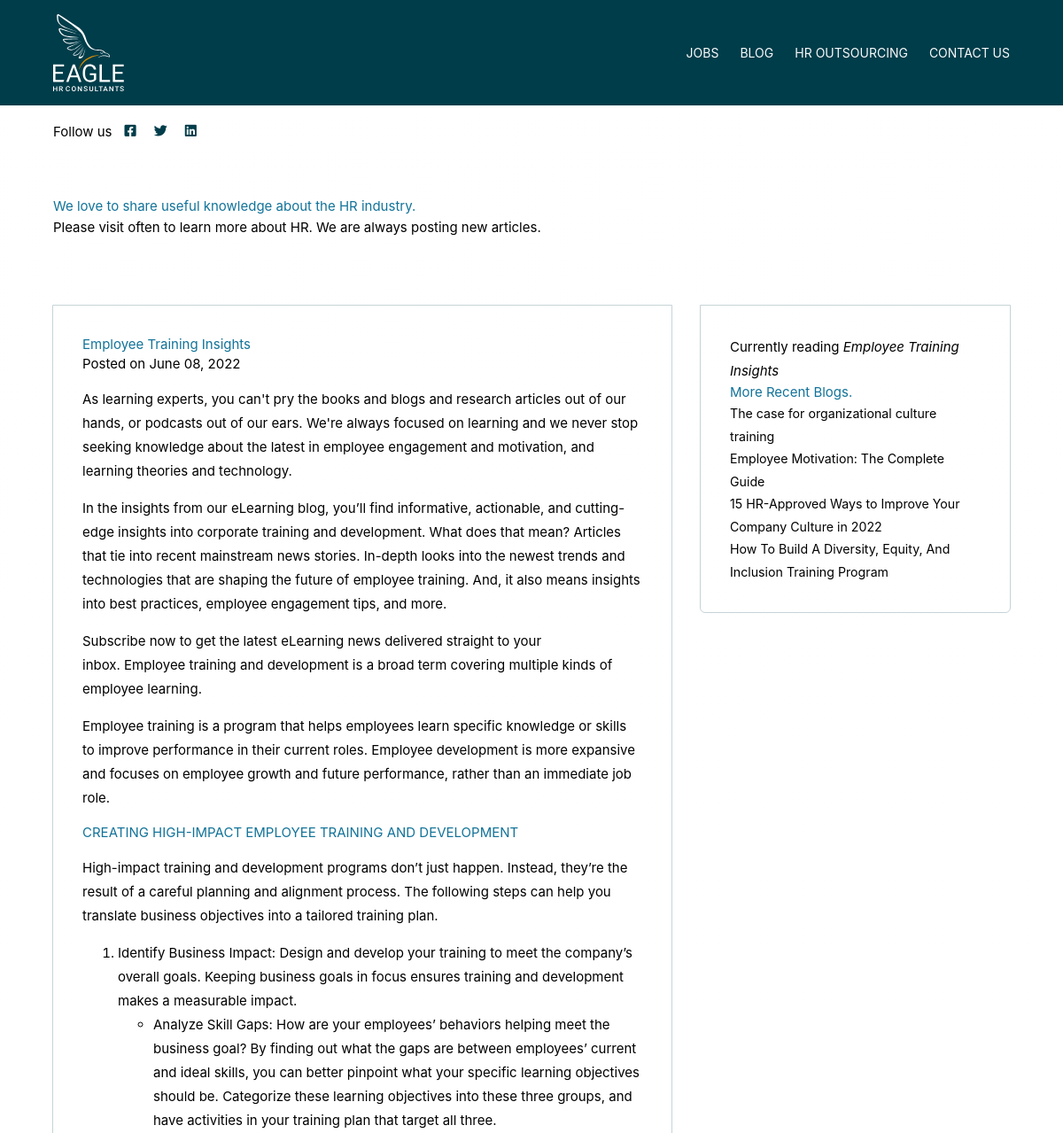
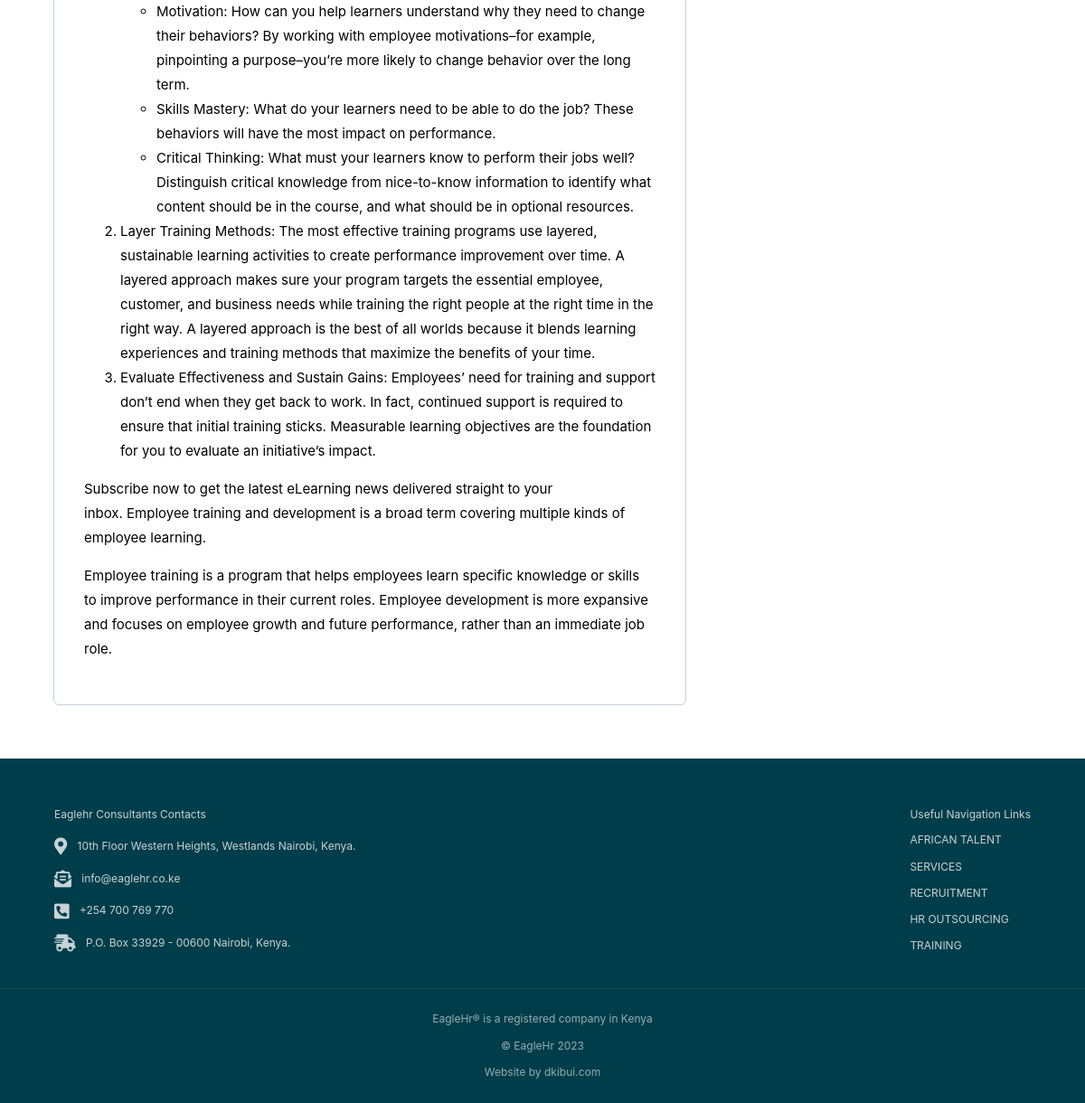
Screenshot of /blog/employee-training-insights with the database file from the repository (2 pictures, top to bottom).
### blogs/models.py (models this page shows, shortened)
class Blogs(models.Model):
    category = models.ForeignKey(Category, on_delete=models.CASCADE)
    title = models.CharField(max_length=255)
    content = RichTextField()
    slug = models.SlugField(max_length=255, unique=True)
    date_created = models.DateTimeField(auto_now_add=True)
    updated_on = models.DateTimeField(auto_now=True)
    author = models.ForeignKey(User, default=0, on_delete=models.CASCADE)
    active = models.BooleanField(
        default=False,
        help_text="Select to publish this blog article. De-select to hide this blog article from displayed articles.",
    )
    objects = models.Manager()
    active_blog = ActiveBlogManager()
    class Meta:
        ordering = ["-date_created", "author"]
        verbose_name_plural = "Blogs"

### blogs/views.py (the view)
# urls.py: path("<slug:slug>", views.blog_detail, name="blog_detail"),
def blog_detail(request, slug):
    context = {}
    blogs = Blogs.active_blog.all()
    if blogs.count:
        context["blogs"] = blogs
        try:
            blog = Blogs.objects.get(slug=slug)
            others = blogs.exclude(slug=slug)
            context["object"] = blog
            context["others"] = others
        except:
            messages.error(request, f"{request.path} does not exist")
            return redirect("blogs:index")
        return render(request, "blogs/blog-detail.html", context)
    else:
        return redirect("webapp:index")

### blogs/models.py (called while the page is built)
    def get_queryset(self):
        return super().get_queryset().filter(active=1)

### templates/blogs/blog-detail.html (shortened to what this page needs)
{% extends "sitewide/base.html" %}
{% block content %}
<section class="width big-margin-top">
  <h1>We love to share useful knowledge about the HR industry.</h1>
  <p>
      Please visit often to learn more about HR. We are always posting new articles.
  </p>
</section>
<div class="post-container">
  <article class="width main-aside-wrapper">
    <div data-id="{{object.id}}" class="main">
      <h1>{{object.title | safe | title }}</h1>
      <div class="object-detail-date">Posted on <span>{{ object.date_created | date:"F d, Y" }}</span></div>
      <div class="margin-top body-text">
        <div class="body-p">{{ object.content | safe }}</div>
      </div>
    </div>
    <aside class="aside">
      <p>Currently reading <em>{{object.title | safe | title }}</em></p>
      <h2>More Recent Blogs.</h2>
      {% for item in others %}
          <a href="/blog/{{ item.slug }}"><p>{{item.title}}</p></a>
      {% endfor %}
    </aside>
  </div>
</div>
{% endblock content %}

### static/css/styles.css (style rules this page uses)
:root { --primary: #003d4a; --muted-primary: #c6d3d7; --muted-primary2: #003e4d0f; --dark: #1e2329; --danger: #e41818; --success: #27ce63; --notification: #678d8e; --secondary: #db8c00; --third: #11966e; --fourth: #127399; --five: #f5e2c4; --white: #fff; --links: #262626; --margin-top: 4rem; }
* { box-sizing: border-box; margin: 0; }
html, body { height: 100%; font-family: -apple-system, BlinkMacSystemFont, "Segoe UI", Roboto, Oxygen, Ubuntu, Cantarell, "Open Sans", "Helvetica Neue", sans-serif; -webkit-font-smoothing: antialiased; -moz-osx-font-smoothing: grayscale; background: linear-gradient(180deg, rgba(255, 252, 252, 0.026) 0%, rgba(255, 255, 255, 0.021) 51%); color: #000; font-size: 15px; }
.big-margin-top { margin-top: var(--margin-top) !important; }
a { text-decoration: none; color: var(--secondary); }
h1, h2, h3, h4 { line-height: 1.375; color: var(--fourth); }
p, li { line-height: 1.8; }
h1 { font-size: 1.5125rem; }
h2 { font-size: 1.3125rem; }
.width { width: 90%; max-width: 1100px; margin: auto; }
.main-aside-wrapper { margin-top: 3.2rem; display: grid; grid-template-columns: 1fr; row-gap: 2.2rem; }
.main p, .main ul, .main ol, .main li, .blog p, .main h3 { margin: revert; padding: revert; list-style: revert; }
.aside a { font-size: 14.2px; }
@media (min-width: 848px) { h1, h2, h3 { line-height: 1.4475; margin-top: 8px; margin-bottom: 12px; } }
@media (min-width: 848px) { h1 { font-size: 1.6125rem; } }
@media (min-width: 848px) { .main-aside-wrapper { margin-top: 5rem; grid-template-columns: 2fr 1fr; column-gap: 2.2rem; } }
@media (min-width: 848px) { .main, .aside { outline: 1px solid var(--muted-primary); padding: 2.2rem; border-radius: 5px; border-top-left-radius: 0; border-top-right-radius: 0; } }
@media (min-width: 848px) { .aside { position: -webkit-sticky; position: sticky; top: 0; height: min-content; } }

### rows the page displays
Blogs: title "Employee Training Insights", date_created "June 08, 2022", content "As learning experts, you can't pry the books and blogs and research articles out of our hands, or podcasts out of our ears. We're always focused on learning and we never stop seeking knowledge about the latest in employee engagement and motivation, and learning theories and technology. In the insights from our eLearning blog, you’ll find informative, actionable, and cutting-edge insights into corporate training and development. What does that mean? Articles that tie into recent mainstream news stories. In-depth looks into the newest trends and technologies that are shaping the future of employee training. And, it also means insights into best practices, employee engagement tips, and more.…"
Blogs: title "The case for organizational culture training"
Blogs: title "Employee Motivation: The Complete Guide"
Blogs: title "15 HR-Approved Ways to Improve Your Company Culture in 2022"
Blogs: title "How To Build A Diversity, Equity, And Inclusion Training Program"
